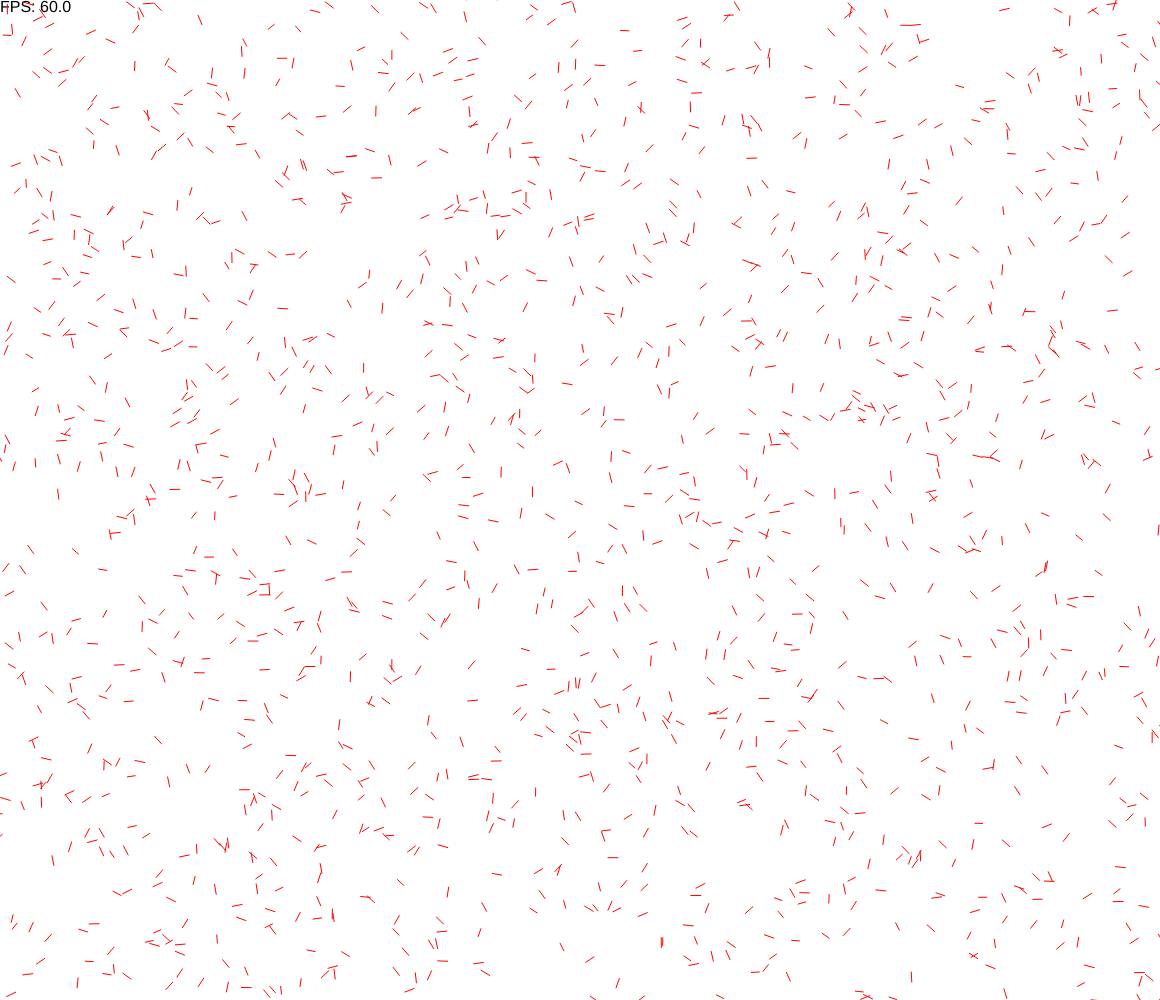
Frame 1 (no input)
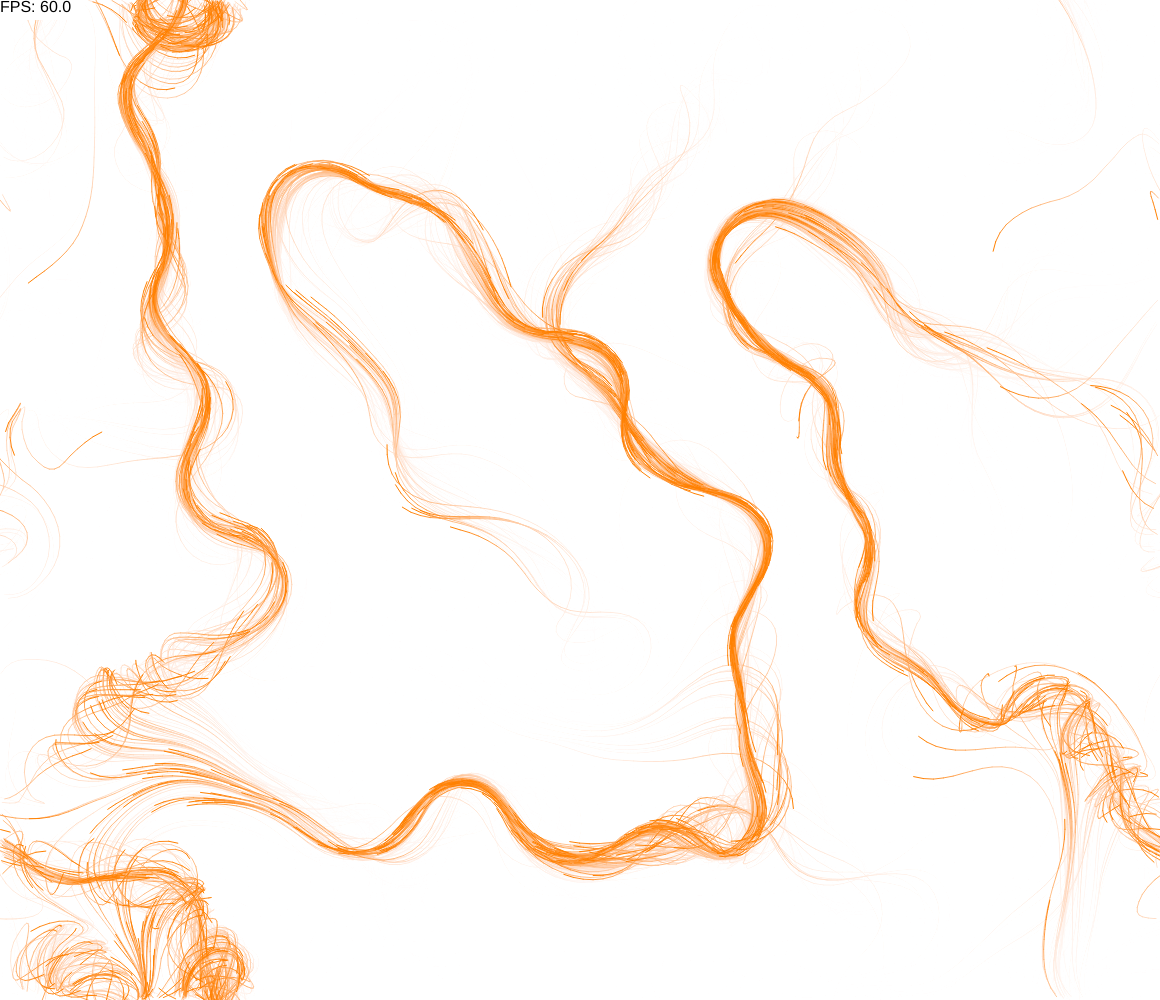
Frame 60 (no input)
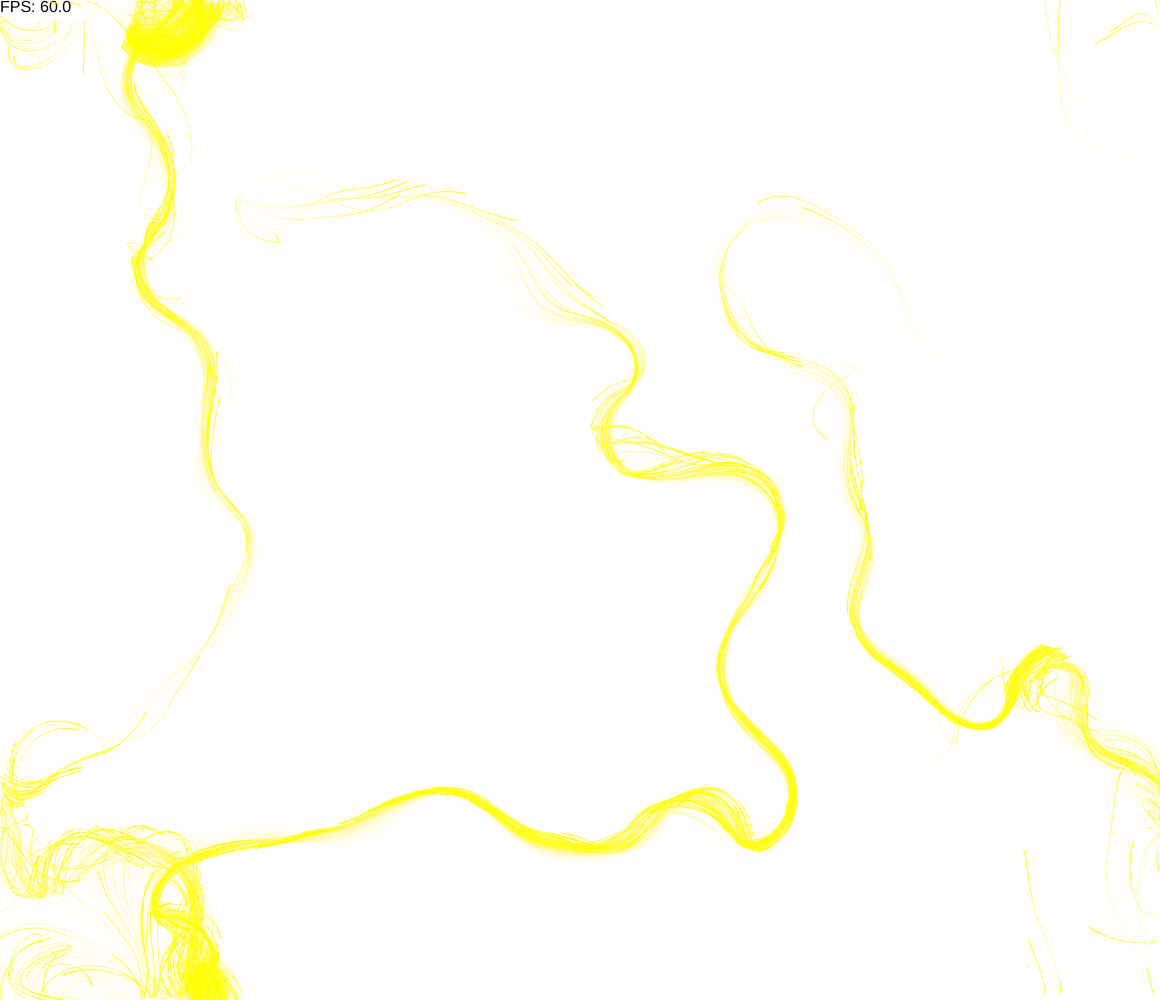
Frame 120 (the mouse pressed at the canvas centre since frame 60)

The p5.js sketch that drew these frames (run headless with seeded random() and noise() and a simulated clock; from frame 60 on, the mouse is pressed at the canvas centre):

// p5.js sketch
// ── sketch.js
// loop persistent variables
let vField = []
let particles = []
let hue = 0
let offZ = 0
let deltaTime = 0
let yCount = 0
let xCount = 0

// parameters
let particlesCount = window.innerWidth < 800 ? 150 : 1500 // how many "lines" on screen
let vectorFieldGridSize = 20 // distance between vectors, higher = more resolution = thighter path
let deltaP = 0.04 // difference between vector neighboors, higher = more caos!
let diffZ = 0.001 // speed to change the vectors, higher = faster


function setup() {

	createCanvas(window.innerWidth - 40, window.innerHeight)

	// precache the vector field loop 'until' value
	yCount = Math.floor(height / vectorFieldGridSize)
	xCount = Math.floor(width / vectorFieldGridSize)

	// Create the vector field grid
	for (let y = 0; y <= yCount; y++) {
		for (let x = 0; x <= xCount; x++) {
			vField.push(new p5.Vector(0, 0))
		}
	}

	// Create the particles
	for (let i = 0; i < particlesCount; i++) {
		particles.push(new Particle(new p5.Vector(random(width), random(height)), p5.Vector.random2D().setMag(10)))
	}

	// Sketch settings
	strokeWeight(1)
	colorMode(HSB)
	textSize(16);
	textAlign(LEFT, TOP)
	rectMode(CORNER)
}

function draw() {
	//Recalculate Vector Field angles using a simple 3D perlin noise
	offZ += diffZ
	let y, x, offY, offX
	for (y = 0; y <= yCount; y++) {
		offY = y * deltaP

		for (x = 0; x <= xCount; x++) {
			offX = x * deltaP
			vField[x + y * xCount] = p5.Vector.fromAngle(noise(offX, offY, offZ) * TWO_PI * 6).setMag(2.2)
		}
	}

	// calculate the delta time based on framerate, target is 60fps
	deltaTime = 60 / frameRate()
	if (deltaTime === Infinity)
		deltaTime = 0

	// Slowly fade the bg to white, this create a nice effect on screen
	background(0, 0, 255, 0.1)

	// Show fps on screen
	noStroke()
	fill(255)
	rect(0, 0, 85, 20)
	fill(0)
	text('FPS: ' + frameRate().toFixed(1), 0, 0)

	// particles color
	stroke(offZ * 500 % 360, 255, 127, 1)
	//Update particles
	for (let i = 0; i < particlesCount; i++) {

		//find the vector field closest to the particle based on its position
		particles[i].applyForce(vField[Math.floor(particles[i].pos.x / vectorFieldGridSize) + Math.floor(particles[i].pos.y / vectorFieldGridSize) * xCount])

		particles[i].update(deltaTime)
		particles[i].draw()
	}
}




class Particle {
	constructor(pos, vel) {
		this.pos = pos
		this.vel = vel
		this.acc = new p5.Vector(0, 0)
		this.prevPos = this.pos.copy()
		this.maxSpeed = 10
	}

	//Light Phys engine
	applyForce(vector) {
		this.acc.add(vector)
	}

	update(deltaTime) {
		this.prevPos = this.pos.copy()
		this.stayInBounds()

		// The line bellow is the time-corrected implementation of particle movement
		// but it's commented out as android phones don't like it very much (don't know why)
		// instead, we use predictive movement, this makes the particles insentive to the "real" time
		// but at least android phones can see the demo too.
		// this.pos.add(this.vel.add(this.acc).limit(this.maxSpeed).mult(deltaTime))

		this.pos.add(this.vel.add(this.acc).limit(this.maxSpeed))
		this.acc = this.acc.mult(0)
	}

	// Draw
	draw() {
		line(this.pos.x, this.pos.y, this.prevPos.x, this.prevPos.y)
	}

	//Bounds check
	stayInBounds() {
		if (this.pos.x > width) {
			this.pos.x -= width
			this.prevPos = this.pos.copy()
			return
		}
		if (this.pos.x < 0) {
			this.pos.x += width
			this.prevPos = this.pos.copy()
			return
		}
		if (this.pos.y > height) {
			this.pos.y -= height
			this.prevPos = this.pos.copy()
			return
		}
		if (this.pos.y < 0) {
			this.pos.y += height
			this.prevPos = this.pos.copy()
			return
		}
	}

}
